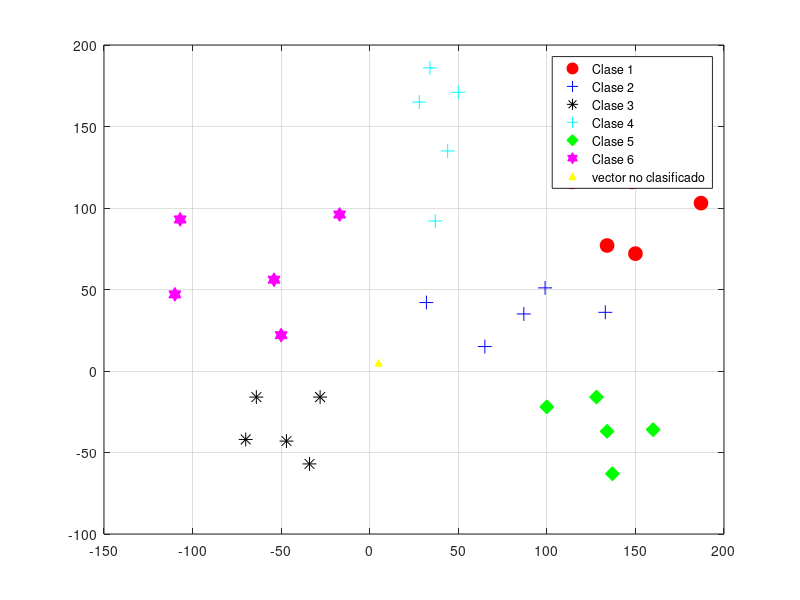

The MATLAB source for this figure:
clc
close all
clear all
warning off all
%autores
%Martinez Luna Adad Marcel
%Campos Ocampo Johan
%Fecha: 27/08/22
disp('Clasificador por distancia euclidiana con 6 clases')

%Clasificador con distancia euclidiana

%declaracion de clases
c1 = [134 148 114 187 150 ; 77 116 116 103 72];
c2 = [133 87 65 32 99; 36 35 15 42 51];
c3 = [-34 -28 -64 -47 -70; -57 -16 -16 -43 -42];
c4 = [34 28 44 37 50; 186 165 135 92 171];
c5 = [134 128 160 137 100; -37 -16 -36 -63 -22];
c6 = [-110 -17 -54 -107 -50;47 96 56 93 22];
limsupy=500;
limsupx=500;
liminfx=-500;
liminfy=-500;
%vector desconocido
vectorx=input('Indique lac coordenada x del vector no clasificado ');
vectory=input('Indique la coordenada y del vector no clasificado ');
vector=[vectorx;vectory];

%calculo de las medias de cada clase
media1=mean(c1,2);
media2=mean(c2,2);
media3=mean(c3,2);
media4=mean(c4,2);
media5=mean(c5,2);
media6=mean(c6,2);

%graficación de las clases y el vector desconocido
 figure(1)
 plot(c1(1,:),c1(2,:),'ro','MarkerFaceColor','r','MarkerSize',10)
 grid on
 hold on
 plot(c2(1,:),c2(2,:),'b+','MarkerFaceColor','b','MarkerSize',10)
 plot(c3(1,:),c3(2,:),'k*','MarkerFaceColor','k','MarkerSize',10)
 plot(c4(1,:),c4(2,:),'c+','MarkerFaceColor','c','MarkerSize',10)
 plot(c5(1,:),c5(2,:),'gd','MarkerFaceColor','g','MarkerSize',10)
 plot(c6(1,:),c6(2,:),'mh','MarkerFaceColor','m','MarkerSize',10)
 plot(vector(1,:),vector(2,:),'y^','MarkerFaceColor','y','MarkerSize',5)
 legend('Clase 1','Clase 2','Clase 3','Clase 4','Clase 5','Clase 6','vector no clasificado');

%clasificación del vector
distancia1=norm(vector-media1);
distancia2=norm(vector-media2);
distancia3=norm(vector-media3);
distancia4=norm(vector-media4);
distancia5=norm(vector-media5);
distancia6=norm(vector-media6);

%almacenamiento de las distancias
Distancias=[distancia1,distancia2,distancia3,distancia4,distancia5,distancia6];

%comprobación de los limites
 if vectorx > limsupx
    fprintf('Vector fuera de los limites, no se puede clasificar\n');
    elseif vectorx < liminfx
        fprintf('Vector fuera de los limites, no se puede clasificar\n');
        elseif vectory > limsupy
            fprintf('Vector fuera de los limites, no se puede clasificar\n');
            elseif vectory < liminfy
                fprintf('Vector fuera de los limites, no se puede clasificar\n');
                else
                    %deteminación de la distancia más corta
                    dint_min=min(min(Distancias));
                    clase=find(Distancias==dint_min);

                    %clasificación
                    fprintf('El vector desconocido pertenece a la clase %d \n',clase);
                end
   
